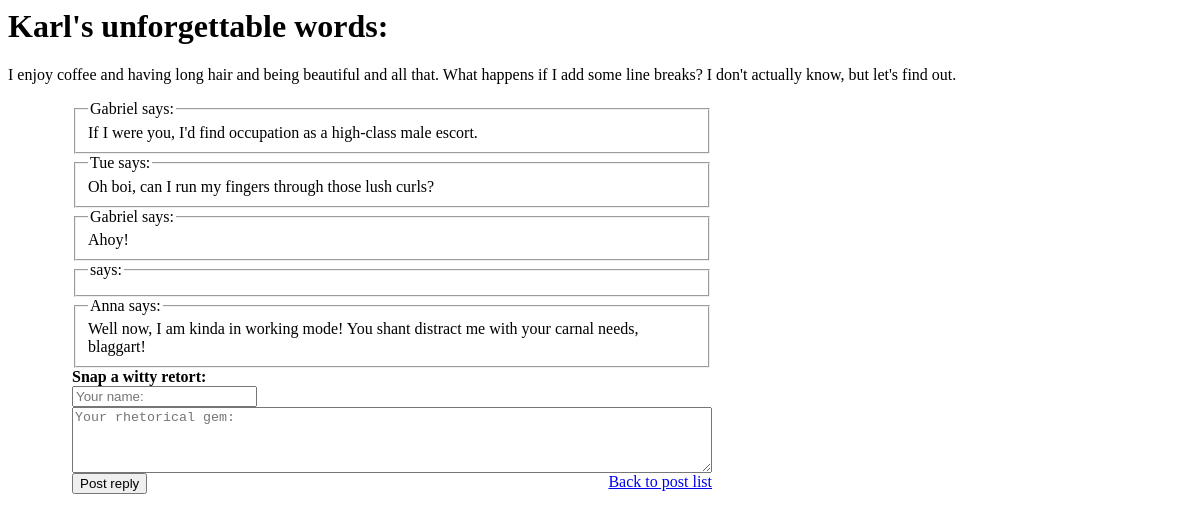
The page /opinions/2/ on the database as committed earlier.
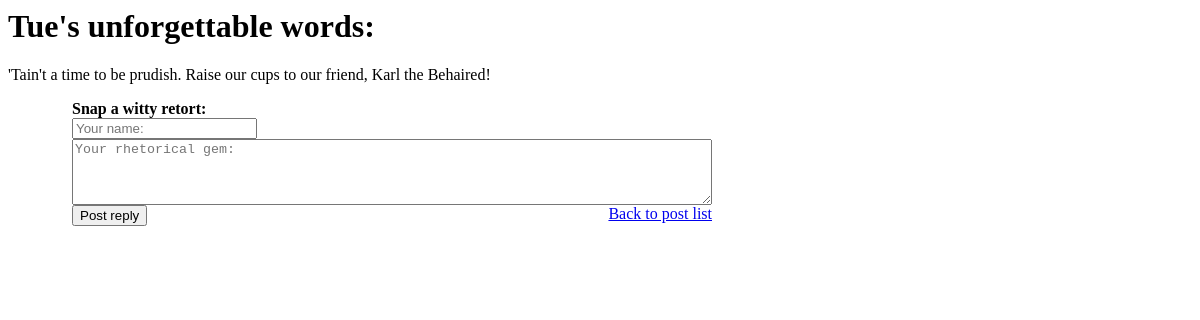
The same page on the database as committed later.
### opinions/models.py (models this page shows, shortened)
class Post(models.Model):
    author = models.CharField(max_length=50)
    post_text = models.TextField(max_length=500)
    pub_date = models.DateTimeField(default=timezone.now)
    is_deleted = models.DateTimeField(null=True, blank=True, default=None)

class Comment(models.Model):
    post = models.ForeignKey(Post, on_delete=models.CASCADE)
    author = models.CharField(max_length=50)
    comment_text = models.TextField(max_length=500)
    pub_date = models.DateTimeField(default=timezone.now)

### opinions/views.py (the view)
# urls.py: path('<int:post_id>/', views.detail, name='detail'),
def detail(request, post_id):
    post = Post.objects.get(pk=post_id)
    context = {'post':post}
    return render(request, 'opinions/detail.html', context)

### opinions/templates/opinions/detail.html (shortened to what this page needs)
<h1>{{ post.author }}'s unforgettable words:</h1>
<p>{{ post.post_text }}</p>
{% for comment in post.comment_set.all %}
<div class="x">
<fieldset>
    <legend>{{ comment.author }} says:</legend>
    {{ comment.comment_text}}
</fieldset>
</div>
{% endfor %}
<form action="{% url 'reply' post.id %}" method="post">
<div class="x">
    <strong>Snap a witty retort:</strong>
    <br>
    <input type="text" id="speaker" name="speaker" placeholder="Your name:">
    <textarea id="retort" name="retort" rows="4" cols="40" placeholder="Your rhetorical gem:"></textarea>
</div>
<div class="x">
    <input type="submit" value="Post reply">
    <a href="{% url 'index' %}" style="float: right;">Back to post list</a>
</div>

Rows that differ between the two databases and show on the page:
no longer on this page (row edited): Comment: author "Gabriel", comment_text "If I were you, I'd find occupation as a high-class male escort."
no longer on this page (row edited): Comment: author "Tue", comment_text "Oh boi, can I run my fingers through those lush curls?"
no longer on this page (row edited): Comment: author "Gabriel", comment_text "Ahoy!"
removed Comment: author "Anna", comment_text "Well now, I am kinda in working mode! You shant distract me with your carnal needs, blaggart!"
changed Post: author "Karl" → "Tue"; post_text "I enjoy coffee and having long hair and being beautiful and all that. What happens if I add some line breaks? I don't actually know, but let's find out." → "'Tain't a time to be prudish. Raise our cups to our friend, Karl the Behaired!"
